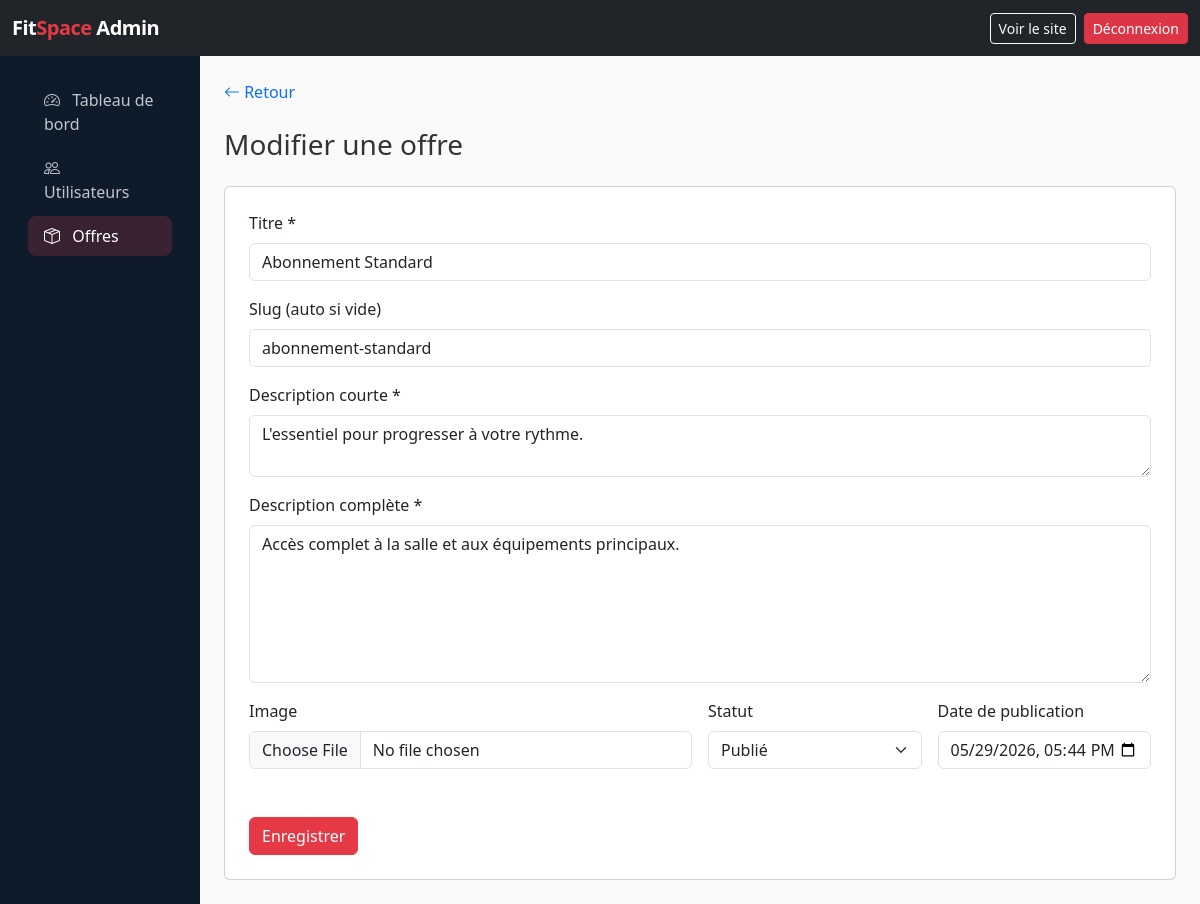
/admin/articles/2/edit (signed in), run on the app's committed database.
### tables this page shows
CREATE TABLE articles (
    id INT UNSIGNED AUTO_INCREMENT PRIMARY KEY,
    title VARCHAR(255) NOT NULL,
    slug VARCHAR(255) NOT NULL UNIQUE,
    short_description TEXT NOT NULL,
    full_description TEXT NOT NULL,
    image VARCHAR(255) DEFAULT NULL,
    author_id INT UNSIGNED DEFAULT NULL,
    status ENUM('draft', 'published') NOT NULL DEFAULT 'published',
    published_at DATETIME NOT NULL DEFAULT CURRENT_TIMESTAMP,
    created_at DATETIME NOT NULL DEFAULT CURRENT_TIMESTAMP,
    updated_at DATETIME DEFAULT NULL ON UPDATE CURRENT_TIMESTAMP,

    CONSTRAINT fk_article_author
        FOREIGN KEY (author_id)
        REFERENCES users(id)
        ON DELETE SET NULL
);

### core/Controller.php (called while the page is built, shortened)
<?php
class Controller
{
    protected function view(string $view, array $data = [], string $layout = 'main'): void
    {
        $data['flash'] = $this->getFlash();
        $data['csrf_token'] = $this->csrfToken();
        extract($data);
        $viewFile = ROOT_PATH . '/views/' . $view . '.php';
        require $viewFile;
    }
    protected function csrfToken(): string
    {
        return $_SESSION['csrf_token'];
    }
    protected function getFlash(): ?array
    {
        $flash = $_SESSION['flash'] ?? null;
        return $flash;
    }
}

### controllers/AdminArticleController.php (called while the page is built, shortened)
<?php
class AdminArticleController extends Controller
{
    private Article $articleModel;
    public function __construct()
    {
        $this->articleModel = new Article();
    }
    public function edit(string $id): void
    {
        $article = $this->articleModel->findById((int) $id);
        $this->view('admin/articles/form', [
            'title' => 'Modifier une offre',
            'article' => $article,
        ], 'admin');
    }
}

### index.php (called while the page is built, shortened)
<?php
spl_autoload_register(function (string $class): void {
    $paths = [
        ROOT_PATH . '/core/',
        ROOT_PATH . '/controllers/',
        ROOT_PATH . '/models/',
        ROOT_PATH . '/middleware/',
    ];
    foreach ($paths as $path) {
        $file = $path . $class . '.php';
        if (file_exists($file)) {
            return;
        }
    }
});
require_once ROOT_PATH . '/helpers/functions.php';
$router = new Router();
$router->get('/', 'HomeController', 'index');
$router->get('/offres', 'ArticleController', 'index');
$router->get('/offres/{id}', 'ArticleController', 'show');
$router->get('/register', 'AuthController', 'registerForm', ['GuestMiddleware']);
$router->post('/register', 'AuthController', 'register', ['GuestMiddleware']);
$router->get('/login', 'AuthController', 'loginForm', ['GuestMiddleware']);
$router->post('/login', 'AuthController', 'login', ['GuestMiddleware']);
$router->get('/logout', 'AuthController', 'logout', ['AuthMiddleware']);
$router->get('/forgot-password', 'AuthController', 'forgotForm', ['GuestMiddleware']);
$router->post('/forgot-password', 'AuthController', 'forgot', ['GuestMiddleware']);
$router->get('/reset-password', 'AuthController', 'resetForm', ['GuestMiddleware']);
$router->post('/reset-password', 'AuthController', 'reset', ['GuestMiddleware']);
$router->get('/dashboard', 'UserController', 'dashboard', ['AuthMiddleware']);
$router->get('/profile', 'UserController', 'profile', ['AuthMiddleware']);
$router->post('/profile', 'UserController', 'updateProfile', ['AuthMiddleware']);
$router->post('/reservation/create', 'ReservationController', 'create', ['AuthMiddleware']);
$router->post('/reservation/cancel', 'ReservationController', 'cancel', ['AuthMiddleware']);
$router->get('/admin', 'AdminController', 'dashboard', ['AdminMiddleware']);
$router->get('/admin/users', 'AdminUserController', 'index', ['AdminMiddleware']);
$router->get('/admin/users/create', 'AdminUserController', 'create', ['AdminMiddleware']);
$router->post('/admin/users/create', 'AdminUserController', 'store', ['AdminMiddleware']);
$router->get('/admin/users/{id}', 'AdminUserController', 'show', ['AdminMiddleware']);
$router->get('/admin/users/{id}/edit', 'AdminUserController', 'edit', ['AdminMiddleware']);
$router->post('/admin/users/{id}/edit', 'AdminUserController', 'update', ['AdminMiddleware']);
$router->post('/admin/users/{id}/delete', 'AdminUserController', 'delete', ['AdminMiddleware']);
$router->get('/admin/articles', 'AdminArticleController', 'index', ['AdminMiddleware']);
$router->get('/admin/articles/create', 'AdminArticleController', 'create', ['AdminMiddleware']);
$router->post('/admin/articles/create', 'AdminArticleController', 'store', ['AdminMiddleware']);
$router->get('/admin/articles/{id}/edit', 'AdminArticleController', 'edit', ['AdminMiddleware']);
$router->get(
    '/admin/reservations',
    'AdminReservationController',
    'index',
    ['AdminMiddleware']
);
$router->post('/admin/articles/{id}/edit', 'AdminArticleController', 'update', ['AdminMiddleware']);
$router->post('/admin/articles/{id}/delete', 'AdminArticleController', 'delete', ['AdminMiddleware']);
$uri = $_SERVER['REQUEST_URI'] ?? '/';
$method = $_SERVER['REQUEST_METHOD'] ?? 'GET';
$router->dispatch($uri, $method);

### core/Database.php (called while the page is built)
<?php
class Database
{
    private static ?PDO $instance = null;
    public static function getInstance(): PDO
    {
        if (self::$instance === null) {
            $dsn = 'mysql:host=' . DB_HOST . ';dbname=' . DB_NAME . ';charset=' . DB_CHARSET;
            self::$instance = new PDO($dsn, DB_USER, DB_PASS, [
                PDO::ATTR_ERRMODE => PDO::ERRMODE_EXCEPTION,
                PDO::ATTR_DEFAULT_FETCH_MODE => PDO::FETCH_ASSOC,
                PDO::ATTR_EMULATE_PREPARES => false,
            ]);
        }
        return self::$instance;
    }
}

### models/Article.php (called while the page is built, shortened)
<?php
class Article
{
    private PDO $db;
    public function __construct()
    {
        $this->db = Database::getInstance();
    }
    public function findById(int $id): ?array
    {
        $stmt = $this->db->prepare(
            'SELECT a.*, u.first_name AS author_first, u.last_name AS author_last
             FROM articles a
             LEFT JOIN users u ON a.author_id = u.id
             WHERE a.id = ?'
        );
        $stmt->execute([$id]);
        return $stmt->fetch() ?: null;
    }
}

### helpers/functions.php (called while the page is built, shortened)
<?php
function e(?string $value): string
{
    return htmlspecialchars($value ?? '', ENT_QUOTES, 'UTF-8');
}

### views/admin/articles/form.php (the view, shortened to what this page needs)
<div class="mb-4">
    <a href="<?= APP_URL ?>/admin/articles" class="text-decoration-none"><i class="bi bi-arrow-left"></i> Retour</a>
</div>
<h1 class="h3 mb-4"><?= $article ? 'Modifier' : 'Créer' ?> une offre</h1>
<div class="card p-4">
    <form method="POST" action="<?= $article ? APP_URL . '/admin/articles/' . (int)$article['id'] . '/edit' : APP_URL . '/admin/articles/create' ?>" enctype="multipart/form-data">
        <div class="mb-3">
            <label class="form-label">Titre *</label>
            <input type="text" name="title" class="form-control" required value="<?= e($article['title'] ?? '') ?>">
        </div>
        <div class="mb-3">
            <label class="form-label">Slug (auto si vide)</label>
            <input type="text" name="slug" class="form-control" value="<?= e($article['slug'] ?? '') ?>">
        </div>
        <div class="mb-3">
            <label class="form-label">Description courte *</label>
            <textarea name="short_description" class="form-control" rows="2" required><?= e($article['short_description'] ?? '') ?></textarea>
        </div>
        <div class="mb-3">
            <label class="form-label">Description complète *</label>
            <textarea name="full_description" class="form-control" rows="6" required><?= e($article['full_description'] ?? '') ?></textarea>
        </div>
        <div class="row g-3">
            <div class="col-md-6">
                <label class="form-label">Image</label>
                <input type="file" name="image" class="form-control" accept="image/*">
            </div>
            <div class="col-md-3">
                <label class="form-label">Statut</label>
                <select name="status" class="form-select">
                    <option value="published" <?= ($article['status'] ?? 'published') === 'published' ? 'selected' : '' ?>>Publié</option>
                </select>
            </div>
            <div class="col-md-3">
                <label class="form-label">Date de publication</label>
                <input type="datetime-local" name="published_at" class="form-control"
                    value="<?= isset($article['published_at']) ? date('Y-m-d\TH:i', strtotime($article['published_at'])) : date('Y-m-d\TH:i') ?>">
            </div>
        </div>
        <button type="submit" class="btn btn-primary mt-4">Enregistrer</button>
    </form>
</div>

### core/Router.php (shortened to what this page needs)
<?php
class Router
{
    private array $routes = [];
    private function addRoute(string $httpMethod, string $path, string $controller, string $method, array $middleware): void
    {
        $this->routes[] = [
            'method' => $httpMethod,
            'path' => $path,
            'controller' => $controller,
            'action' => $method,
            'middleware' => $middleware,
        ];
    }
    public function dispatch(string $uri, string $httpMethod): void
    {
        $uri = parse_url($uri, PHP_URL_PATH);
        $basePath = parse_url(APP_URL, PHP_URL_PATH) ?: '';
        if ($basePath && str_starts_with($uri, $basePath)) {
            $uri = substr($uri, strlen($basePath)) ?: '/';
        }
        $uri = rtrim($uri, '/') ?: '/';
        foreach ($this->routes as $route) {
            $pattern = preg_replace('/\{([a-zA-Z_]+)\}/', '([^/]+)', $route['path']);
            $pattern = '#^' . $pattern . '$#';
            if ($route['method'] === $httpMethod && preg_match($pattern, $uri, $matches)) {
                array_shift($matches);
                $action = $route['action'];
                $controller = new $controllerName();
                call_user_func_array([$controller, $action], $matches);
                return;
            }
        }
    }
}

### public/assets/css/style.css (style rules this page uses)
:root { --primary: #e63946; --primary-dark: #c1121f; --dark: #1d3557; --darker: #0d1b2a; --light: #f1faee; --accent: #457b9d; --gradient: linear-gradient(135deg, #1d3557 0%, #e63946 100%); }
body { font-family: 'Segoe UI', system-ui, -apple-system, sans-serif; color: #333; background-color: #fafafa; }
.btn-primary { background-color: var(--primary); border-color: var(--primary); }

### data on the page
articles: title "Abonnement Standard", slug "abonnement-standard", short_description "L'essentiel pour progresser à votre rythme.", full_description "Accès complet à la salle et aux équipements principaux.", status "Publié", published_at "05/29/2026 17:44"
